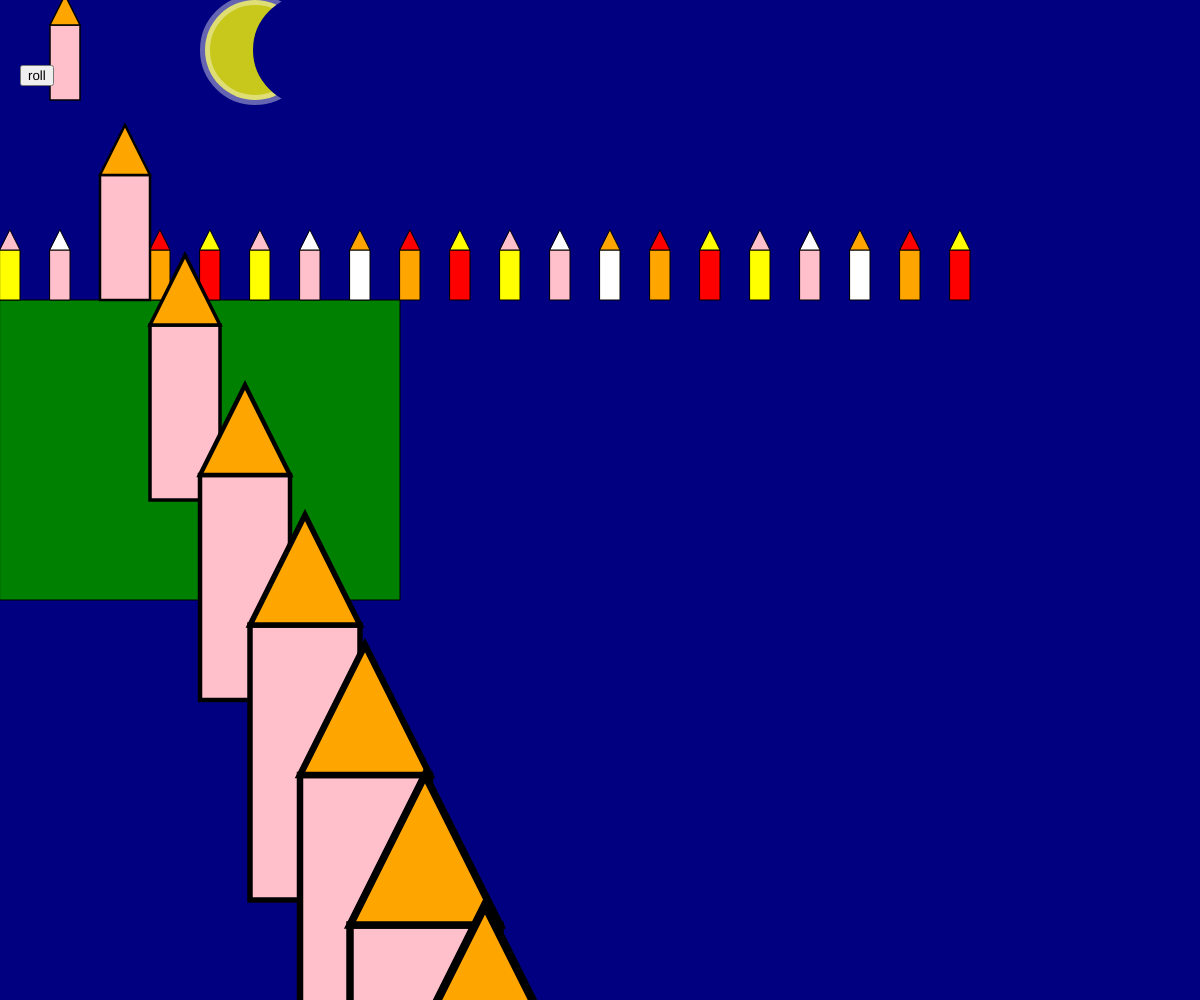
Frame 1 (no input)
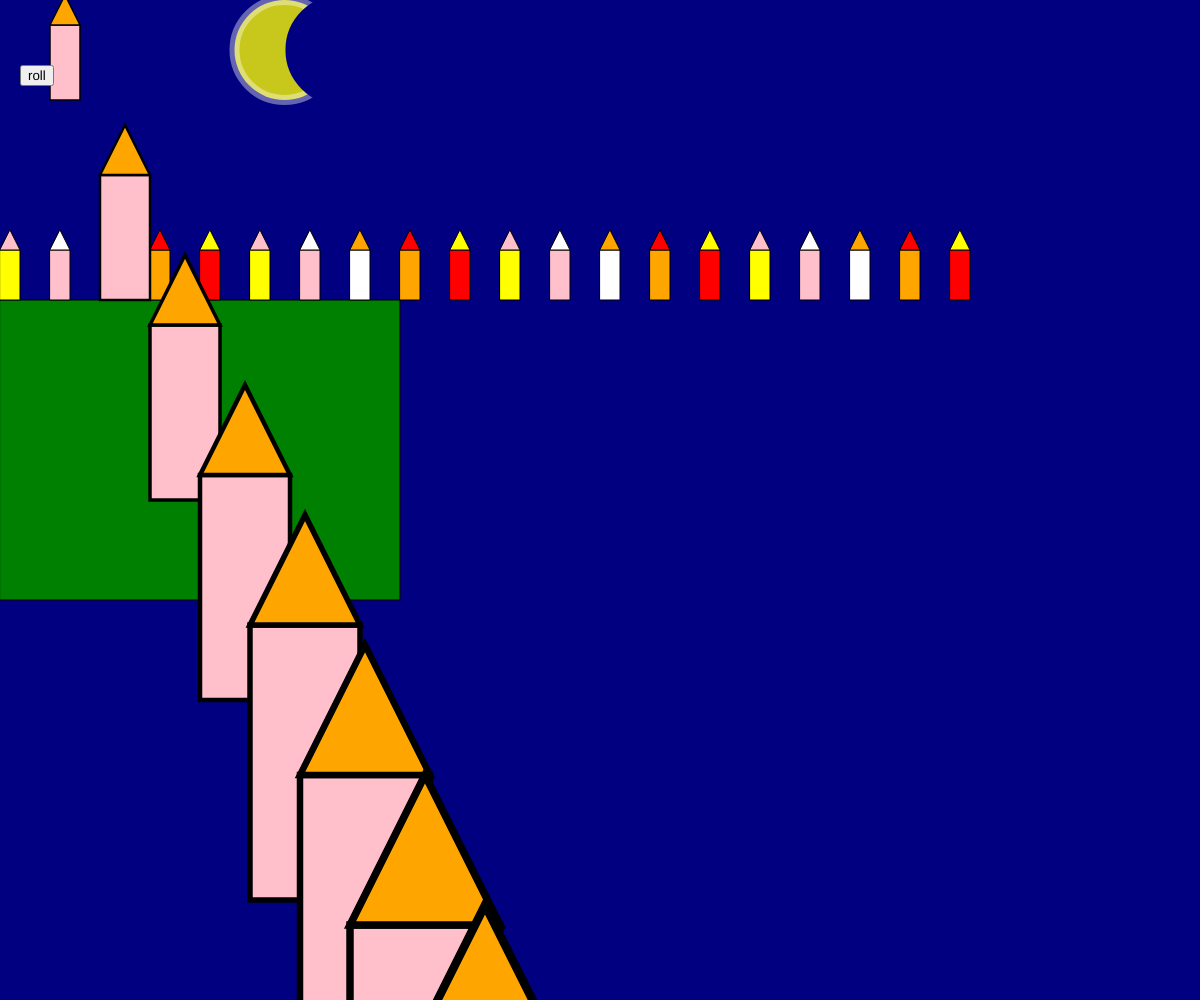
Frame 60 (no input)
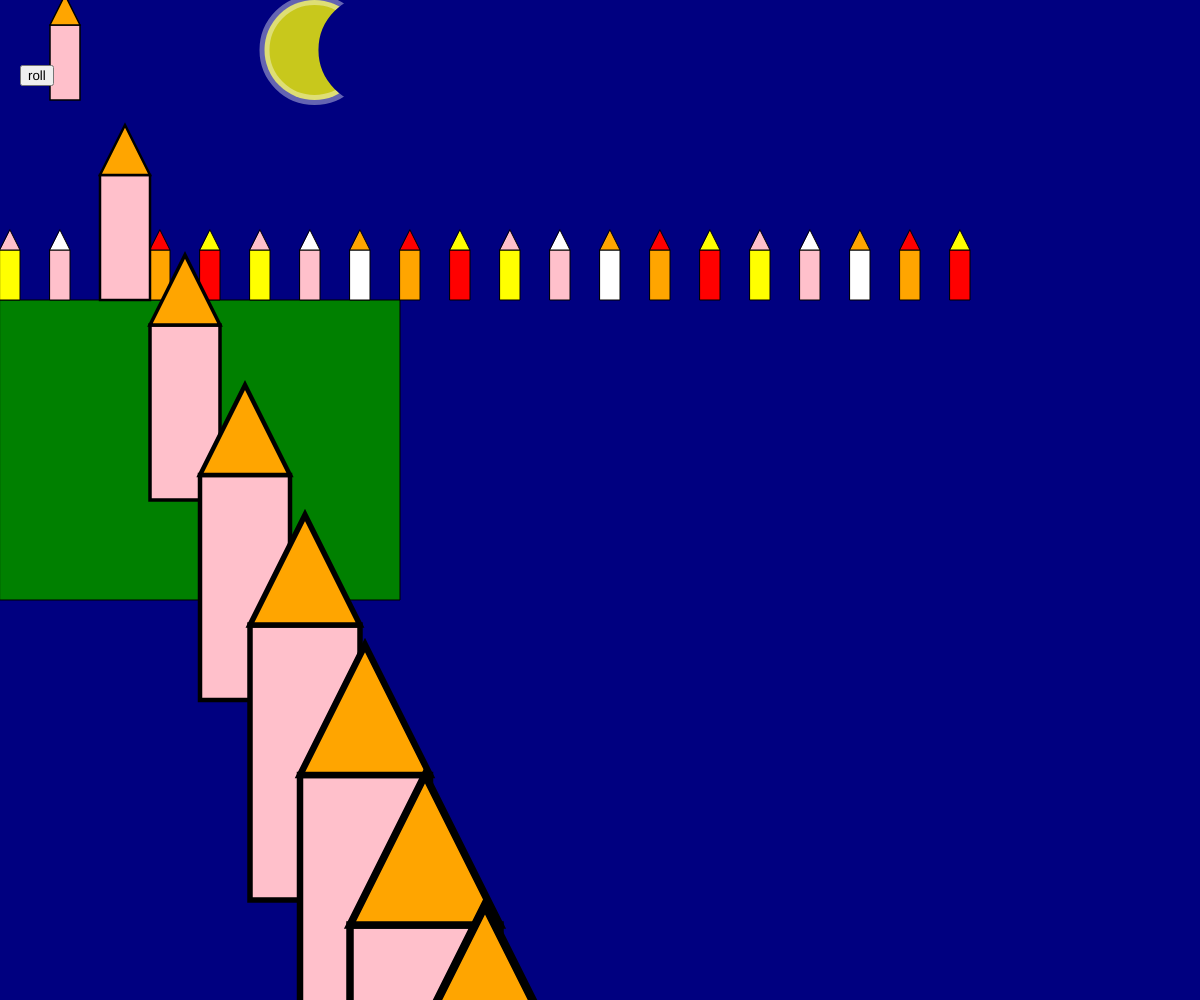
Frame 120 (the mouse pressed at the canvas centre since frame 60)

The p5.js sketch that drew these frames (run headless with seeded random() and noise() and a simulated clock; from frame 60 on, the mouse is pressed at the canvas centre):

// p5.js sketch
// ── sketch.js
let canvasXMax=400, canvasYMax=400;
let moonXpos=255;
let moonYpos=50;
let growingphase=53;
let colors = ["yellow", "pink", "white", "orange", "red"];
let diceVal=1.0;
 // Set the canvas' width and height
  // using the browser's dimensions.
  // createCanvas(windowWidth, windowHeight);
function setup() {
  createCanvas(windowWidth, windowHeight);
  colorMode(RGB);
  button = createButton("roll");
  button.position(20,65);
  button.mousePressed(rollDice);
}
function draw() {
  background("navy");
  let dimension=100;
  drawMoon(moonXpos,moonYpos,growingphase, dimension);
  stroke(0);//black outline
  strokeWeight(1);//outline thickness
  fill("green");
  let y = 300;
  rect(0, y, canvasXMax, y);
  stroke(0);//black outline
  strokeWeight(1);//outline thickness
  let x_casa =0;
  let house_height = 50, house_width=20;
  let roof_height=20, house_number=20;
  drawLineHouses(x_casa,y-house_height,house_width,
     house_height, roof_height, house_number, 30);
  y -= 100;
  drawReScaledHouses(x_casa,y-house_height,house_width,
      house_height, roof_height, house_number, 30);
  moonXpos = (moonXpos + 0.5)%(canvasXMax+dimension/2);
  growingphase = (growingphase+0.05)%(dimension+10); 
}

function drawMoon(moonXpos,moonYpos, growingphase, dimension){
  //moon
  push();
  translate(moonXpos,moonYpos);
  fill(255, 255, 0, 200);
  stroke(255, 255, 255, 100)
  strokeWeight(10); //large outline
  circle(0, 0, dimension)
  //overlappin circle
  stroke("navy");
  fill("navy");
  circle(0+growingphase, 0,dimension);
  pop();
}

function rollDice(){
  diceVal = random(0.1,6);
  diceVal = ceil(diceVal);
}


function reducedScale(input){
  let reduced=0;
  reduced=(input+0.5)/ diceVal;
  return reduced;
}

function drawReScaledHouses(xHouse,yHouse, 
  wdtHouse, hgtHouse, hgtRoof, 
  nmbrHouse, spacing){
    push();
    translate(0,-200);
    for(let n=0; n < nmbrHouse; n++){
      push();
      scale(reducedScale(n));
      drawColoredHouse(xHouse,yHouse, 
        wdtHouse, hgtHouse, hgtRoof,
      colors[diceVal%colors.length],
      colors[(diceVal+2)%colors.length]);
      pop();
      translate(spacing+wdtHouse,0);
    }
    pop();
}

function drawLineHouses(xHouse,yHouse, 
  wdtHouse, hgtHouse, hgtRoof, 
  nmbrHouse, spacing){
    push();
    for(let n=0; n < nmbrHouse; n++){
      drawColoredHouse(xHouse,yHouse, 
        wdtHouse, hgtHouse, hgtRoof,
      colors[n%colors.length], 
      colors[(n+1)%colors.length]);
      translate(spacing+wdtHouse,0);
    }
    pop();
  }

function drawColoredHouse(xHouse,yHouse,
  wdtHouse, hgtHouse, hgtRoof,
hosuecolor, roofcolor){
    stroke(0);//black outline
    strokeWeight(1);//outline thickness
    fill(hosuecolor);
    rect(xHouse, yHouse , wdtHouse, hgtHouse);
    fill(roofcolor);
    triangle(xHouse, yHouse, xHouse+wdtHouse, yHouse, xHouse+(wdtHouse/2), yHouse-hgtRoof);
  }

function drawHouse(xHouse,yHouse,wdtHouse, hgtHouse, hgtRoof){
  stroke(0);//black outline
  strokeWeight(1);//outline thickness
  fill("white");
  rect(xHouse, yHouse , wdtHouse, hgtHouse);
  fill("red");
  triangle(xHouse, yHouse, xHouse+wdtHouse, yHouse, xHouse+(wdtHouse/2), yHouse-hgtRoof);
}
